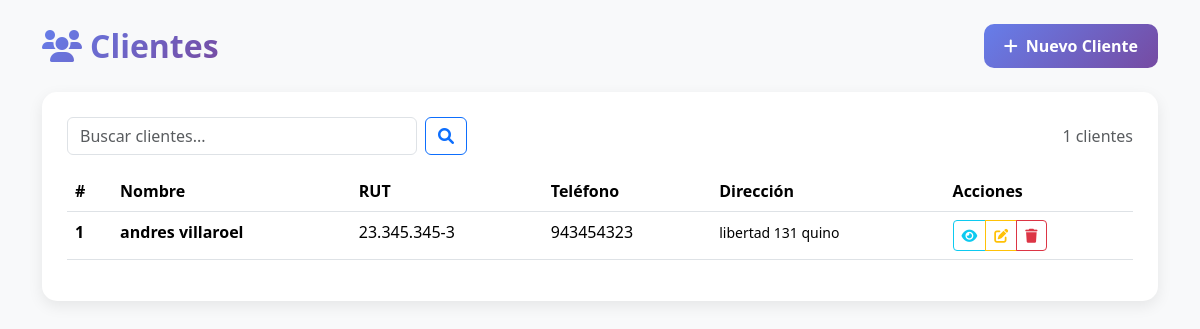
The page /transporte/clientes/ on the database its author committed.
### transporte/models.py (models this page shows, shortened)
class Cliente(models.Model):
    id = models.AutoField(primary_key=True)
    nombre = models.CharField(max_length=100)
    rut = models.CharField(max_length=12, unique=True)
    telefono = models.CharField(max_length=15, blank=True, null=True)
    direccion = models.CharField(max_length=200)

### transporte/views.py (the view)
# urls.py: path('clientes/', views.clientes_listado, name='clientes_listado'),
def clientes_listado(request):
    query = request.GET.get('q')
    if query:
        clientes = Cliente.objects.filter(
            Q(nombre__icontains=query) |
            Q(rut__icontains=query) |
            Q(direccion__icontains=query)
        )
    else:
        clientes = Cliente.objects.all()
    return render(request, "transporte/clientes/listado_clientes.html", {"clientes": clientes})

### transporte/templates/transporte/clientes/listado_clientes.html (shortened to what this page needs)
{% load static %}
<!DOCTYPE html>
<html lang="es">
<head>
    <link href="https://cdn.jsdelivr.net/npm/bootstrap@5.3.2/dist/css/bootstrap.min.css" rel="stylesheet">
    <link rel="stylesheet" href="https://cdnjs.cloudflare.com/ajax/libs/font-awesome/6.0.0/css/all.min.css">
</head>
<body>
<div class="container py-4">
    <div class="d-flex justify-content-between align-items-center mb-4">
        <h2 class="title m-0">
            <i class="fas fa-users me-2"></i>Clientes
        </h2>
        <a href="{% url 'transporte:cliente_crear' %}" class="btn btn-primary">
            <i class="fas fa-plus me-2"></i>Nuevo Cliente
        </a>
    </div>
    <div class="table-container">
        <div class="d-flex justify-content-between align-items-center mb-3">
            <form class="d-flex" method="get" style="flex: 1; max-width: 400px;">
                <input class="form-control me-2" type="search" name="q" placeholder="Buscar clientes..." value="{{ request.GET.q }}">
                <button class="btn btn-outline-primary" type="submit">
                    <i class="fas fa-search"></i>
                </button>
            </form>
            <span class="text-muted">{{ clientes.count }} clientes</span>
        </div>
        <div class="table-responsive">
            <table class="table table-hover">
                <thead>
                    <tr>
                        <th>#</th>
                        <th>Nombre</th>
                        <th>RUT</th>
                        <th>Teléfono</th>
                        <th>Dirección</th>
                        <th>Acciones</th>
                    </tr>
                </thead>
                <tbody>
                    {% for c in clientes %}
                    <tr>
                        <td><strong>{{ c.id }}</strong></td>
                        <td class="fw-bold">{{ c.nombre }}</td>
                        <td>{{ c.rut }}</td>
                        <td>{{ c.telefono|default:"-" }}</td>
                        <td><small>{{ c.direccion|truncatewords:3 }}</small></td>
                        <td>
                            <div class="btn-group btn-group-sm">
                                <a href="{% url 'transporte:cliente_detalle' c.id %}" class="btn btn-outline-info">
                                    <i class="fas fa-eye"></i>
                                </a>
                                <a href="{% url 'transporte:cliente_editar' c.id %}" class="btn btn-outline-warning">
                                    <i class="fas fa-edit"></i>
                                </a>
                                <a href="{% url 'transporte:cliente_eliminar' c.id %}" class="btn btn-outline-danger">
                                    <i class="fas fa-trash"></i>
                                </a>
                            </div>
                        </td>
                    </tr>
                    {% endfor %}
                </tbody>
            </table>
        </div>
    </div>
</div>
</body>
</html>

### transporte/templates/transporte/clientes/listado_clientes.html (style rules this page uses)
body { background: #f8f9fa; }
.table-container { background: white; padding: 25px; border-radius: 15px; box-shadow: 0 5px 15px rgba(0,0,0,.08); }
.title { font-weight: 700; color: #2c3e50; background: linear-gradient(135deg, #667eea 0%, #764ba2 100%); -webkit-background-clip: text; -webkit-text-fill-color: transparent; }
.btn-primary { background: linear-gradient(135deg, #667eea 0%, #764ba2 100%); border: none; border-radius: 10px; padding: 10px 20px; font-weight: 600; }
.table thead { background: linear-gradient(135deg, #667eea 0%, #764ba2 100%); color: white; }

### rows shown on the page
Cliente: id "1", nombre "andres villaroel", rut "23.345.345-3", telefono "943454323", direccion "libertad 131 quino"

### other values the page prints
{{ clientes.count }} "1"
